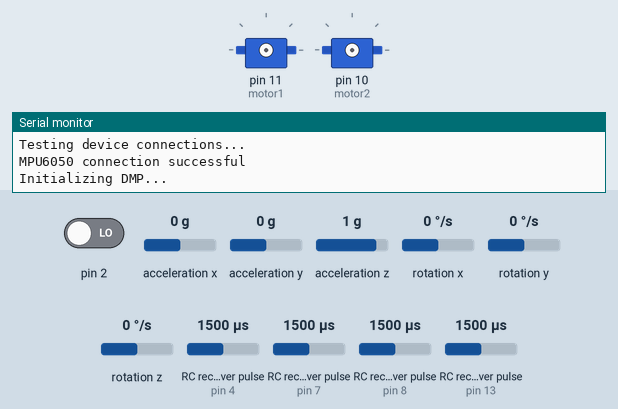
Recording of a sketch running on a simulated Arduino Uno, built with avr-gcc and run on an emulated ATmega328P. Shown: 2 × servo, the last lines printed to the serial monitor. Wiring (inferred from the names in the program): 4 × RC receiver channel: data pin 4 / data pin 7 / data pin 8 / data pin 13. The test bench sets the inputs (shaded band); at power-on: pin 2 LOW, acceleration x 0 g, acceleration y 0 g, acceleration z 1 g, rotation x 0 °/s, rotation y 0 °/s, rotation z 0 °/s, RC receiver pulse (sensors on pin 4, pin 7, pin 8, pin 13) 1500 µs. The sensor or clock chip raises its interrupt line as the real part does.

Above: at 0.1 s.
At 1.0 s:
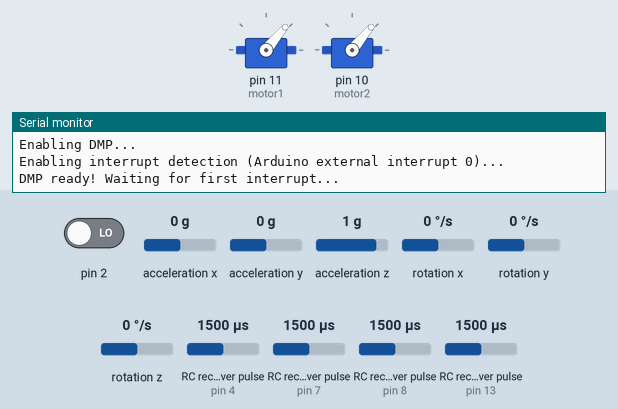
Timing chart, 0 to 2.5 s (numbered marks = the images above):
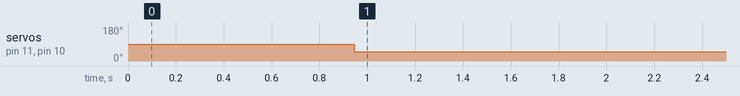

The sketch:

auto-stabilization.ino
```cpp
#include <Servo.h>

void setup() {
  setupIMU();
  setupController();
  initializeMotors();
}

void loop() {
  readIMU();
  readController();
  if(getActivation()){
    runMotors(getThrottle(), calculatePitchPID(getPitch()));
  }else{
    stopMotors();
  }
}
```

MPU_6050.ino
```cpp
/*
   MODIFIED FROM MPU6050_DMP6 example code by "Jeff Rowberg".
*/
#include "I2Cdev.h"
#include "MPU6050_6Axis_MotionApps20.h"
#include "MPU6050.h"
// Arduino Wire library is required if I2Cdev I2CDEV_ARDUINO_WIRE implementatioxn
// is used in I2Cdev.h
#if I2CDEV_IMPLEMENTATION == I2CDEV_ARDUINO_WIRE
#include "Wire.h"
#include <PID_v1.h>

#endif
MPU6050 mpu;
#define OUTPUT_READABLE_YAWPITCHROLL

// MPU control/status vars
bool dmpReady = false;  // set true if DMP init was successful
uint8_t mpuIntStatus;   // holds actual interrupt status byte from MPU
uint8_t devStatus;      // return status after each device operation (0 = success, !0 = error)
uint16_t packetSize;    // expected DMP packet size (default is 42 bytes)
uint16_t fifoCount;     // count of all bytes currently in FIFO
uint8_t fifoBuffer[64]; // FIFO storage buffer
Quaternion q;           // [w, x, y, z]         quaternion container
VectorInt16 aa;         // [x, y, z]            accel sensor measurements
VectorInt16 aaReal;     // [x, y, z]            gravity-free accel sensor measurements
VectorInt16 aaWorld;    // [x, y, z]            world-frame accel sensor measurements
VectorFloat gravity;    // [x, y, z]            gravity vector
float euler[3];         // [psi, theta, phi]    Euler angle container
float ypr[3];           // [yaw, pitch, roll]   yaw/pitch/roll container and gravity vector

float yaw, pitch, roll;

volatile bool mpuInterrupt = false;     // indicates whether MPU interrupt pin has gone high

void dmpDataReady() {
  mpuInterrupt = true;
}

void setupIMU() {
  // join I2C bus (I2Cdev library doesn't do this automatically)
#if I2CDEV_IMPLEMENTATION == I2CDEV_ARDUINO_WIRE
  Wire.begin();
  TWBR = 24; // 400kHz I2C clock (200kHz if CPU is 8MHz)
#elif I2CDEV_IMPLEMENTATION == I2CDEV_BUILTIN_FASTWIRE
  Fastwire::setup(400, true);
#endif

  // initialize serial communication
  // (115200 chosen because it is required for Teapot Demo output, but it's
  // really up to you depending on your project)
  Serial.begin(115200);
  while (!Serial); // wait for Leonardo enumeration, others continue immediately

  // NOTE: 8MHz or slower host processors, like the Teensy @ 3.3v or Ardunio
  // Pro Mini running at 3.3v, cannot handle this baud rate reliably due to
  // the baud timing being too misaligned with processor ticks. You must use
  // 38400 or slower in these cases, or use some kind of external separate
  // crystal solution for the UART timer.

  // initialize device
  Serial.println(F("Initializing I2C devices..."));
  mpu.initialize();

  // verify connection
  Serial.println(F("Testing device connections..."));
  Serial.println(mpu.testConnection() ? F("MPU6050 connection successful") : F("MPU6050 connection failed"));

  //  // load and configure the DMP
  Serial.println(F("Initializing DMP..."));
  devStatus = mpu.dmpInitialize();

  // supply your own gyro offsets here, scaled for min sensitivity
  mpu.setXGyroOffset(220);
  mpu.setYGyroOffset(76);
  mpu.setZGyroOffset(-85);
  mpu.setZAccelOffset(1788); // 1688 factory default for my test chip

  // make sure it worked (returns 0 if so)
  if (devStatus == 0) {
    // turn on the DMP, now that it's ready
    Serial.println(F("Enabling DMP..."));
    mpu.setDMPEnabled(true);

    // enable Arduino interrupt detection
    Serial.println(F("Enabling interrupt detection (Arduino external interrupt 0)..."));
    attachInterrupt(0, dmpDataReady, RISING);
    mpuIntStatus = mpu.getIntStatus();

    // set our DMP Ready flag so the main loop() function knows it's okay to use it
    Serial.println(F("DMP ready! Waiting for first interrupt..."));
    dmpReady = true;

    // get expected DMP packet size for later comparison
    packetSize = mpu.dmpGetFIFOPacketSize();
  } else {
    // ERROR!
    // 1 = initial memory load failed
    // 2 = DMP configuration updates failed
    // (if it's going to break, usually the code will be 1)
    Serial.print(F("DMP Initialization failed (code "));
    Serial.print(devStatus);
    Serial.println(F(")"));
  }
}
void readIMU() {
  if (!dmpReady) return;
  while (!mpuInterrupt && fifoCount < packetSize) {
  }
  mpuInterrupt = false;
  mpuIntStatus = mpu.getIntStatus();
  fifoCount = mpu.getFIFOCount();
  if ((mpuIntStatus & 0x10) || fifoCount == 1024) {
    mpu.resetFIFO();
    Serial.println(F("FIFO overflow!"));

  } else if (mpuIntStatus & 0x02) {
    while (fifoCount < packetSize) fifoCount = mpu.getFIFOCount();
    mpu.getFIFOBytes(fifoBuffer, packetSize);
    fifoCount -= packetSize;

    mpu.dmpGetQuaternion(&q, fifoBuffer);
    mpu.dmpGetGravity(&gravity, &q);
    mpu.dmpGetYawPitchRoll(ypr, &q, &gravity);
    yaw = ypr[0] * 180 / M_PI;
    pitch = ypr[1] * 180 / M_PI;
    roll = ( ypr[2] * 180 / M_PI) * -1; //Multipled by -1 to better fit robotmap
  }
}

float getPitch(){
  return pitch;
}
float getYaw(){
  return yaw;
}
float getRoll(){
  return roll;
}
```

PID.ino
```cpp
/*
   Based on Joop Brooking's tutorial/code: http://www.brokking.net/ymfc-al_main.html.
*/

float pitch_pid_p = 0.0;
float pitch_pid_i = 0.0;
float pitch_pid_d = 0.0;

float pitch_pid_error_temp;
float pitch_pid_setpoint;
float pitch_pid_i_mem;
float pitch_pid_last_error;
float pitch_pid_output;

float calculatePitchPID(float pitch) {
  pitch_pid_error_temp = pitch - pitch_pid_setpoint;
  pitch_pid_i_mem += pitch_pid_i * pitch_pid_error_temp;
  pitch_pid_output = pitch_pid_p * pitch_pid_error_temp + pitch_pid_i_mem + pitch_pid_d * (pitch_pid_error_temp - pitch_pid_last_error);
  pitch_pid_last_error = pitch_pid_error_temp;
  return pitch_pid_output;
}
```

checkActivation.ino
```cpp
int disableCounter;
int enableCounter;
boolean activated;

void readyActivation(){
  activated = false;
  Serial.println("DEACTIVATED");
}

void checkForActivation(){
  if (getThrottle() < 1170 && getRudder() > 1895 && activated) {
    enableCounter = 0;
    disableCounter += 1;
    if (disableCounter > 50) {
      activated = false;
      Serial.println("DEACTIVATED");
    }
  }
  if (getThrottle() < 1170 && getRudder() < 1142 && !activated) {
    disableCounter = 0;
    enableCounter += 1;
    if (enableCounter > 50) {
      activated = true;
      Serial.println("ACTIVATED");
    }
  }
}

boolean getActivation(){
  return activated;
}
```

controller.ino
```cpp
/*
   Modified from:
   RC PulseIn Serial Read out
   By: Nick Poole
   SparkFun Electronics
*/

int channel_throttle; // Here's where we'll keep our channel values
int channel_aileron;  //roll
int channel_elevator; //pitch
int channel_rudder;   //yaw

int throttle_pin = 13;
int aileron_pin = 4;
int elevator_pin = 7;
int rudder_pin = 8;

void setupController() {
  pinMode(throttle_pin, INPUT); // Set our input pins as such
  pinMode(aileron_pin, INPUT);
  pinMode(elevator_pin, INPUT);
  pinMode(rudder_pin, INPUT);
}

void readController() {
  channel_throttle = pulseIn(throttle_pin, HIGH, 25000); //Set the variables to match the input
  channel_aileron = pulseIn(aileron_pin, HIGH, 25000);
  channel_elevator = pulseIn(elevator_pin, HIGH, 25000);
  channel_rudder = pulseIn(rudder_pin, HIGH, 25000);
}

int getThrottle() {
  return channel_throttle;
}
int getAileron() {
  return channel_aileron;
}
int getElevator() {
  return channel_elevator;
}
int getRudder() {
  return channel_rudder;
}
```

motorControl.ino
```cpp
/*
   Based on GerHarte's code here: https://github.com/GerHarte/Quadcopter/blob/master/Arduino/SetMotorSpeed.ino.
*/

Servo motor1;
Servo motor2;
int zeroValue = 55;
int safeValue = 50;

void initializeMotors(){
  motor1.attach(11);
  delay(200);
  motor2.attach(10);
  delay(200);
}

void runMotors(int throttle, float pitch){
  float motor1Value = throttle - pitch;
  float motor2Value = throttle + pitch;
  motor1.write(map(motor1Value, 1151, 1908, zeroValue, 180));
  motor2.write(map(motor2Value, 1151, 1908, zeroValue, 180));
}

void stopMotors(){
  motor1.write(safeValue);
  motor2.write(safeValue);
}
```

Measured:
- by itself, servo on pin 11 (motor1), servo on pin 10 (motor2): 90° → 50° at 0.95 s
